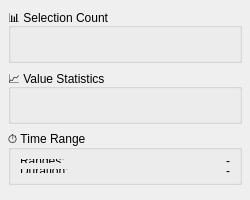
<?xml version="1.0" encoding="UTF-8"?>
<ui version="4.0">
 <class>SelectionStatsWidget</class>
 <widget class="QWidget" name="SelectionStatsWidget">
  <property name="geometry">
   <rect>
    <x>0</x>
    <y>0</y>
    <width>250</width>
    <height>200</height>
   </rect>
  </property>
  <property name="minimumSize">
   <size>
    <width>200</width>
    <height>150</height>
   </size>
  </property>
  <layout class="QVBoxLayout" name="mainLayout">
   <property name="spacing">
    <number>6</number>
   </property>
   <property name="leftMargin">
    <number>8</number>
   </property>
   <property name="topMargin">
    <number>8</number>
   </property>
   <property name="rightMargin">
    <number>8</number>
   </property>
   <property name="bottomMargin">
    <number>8</number>
   </property>
   
   <!-- Selection Count Group -->
   <item>
    <widget class="QGroupBox" name="countGroup">
     <property name="title">
      <string>📊 Selection Count</string>
     </property>
     <layout class="QFormLayout" name="countLayout">
      <item row="0" column="0">
       <widget class="QLabel" name="totalLabel">
        <property name="text">
         <string>Total Points:</string>
        </property>
       </widget>
      </item>
      <item row="0" column="1">
       <widget class="QLabel" name="totalPointsLabel">
        <property name="text">
         <string>0</string>
        </property>
        <property name="alignment">
         <set>Qt::AlignRight|Qt::AlignVCenter</set>
        </property>
        <property name="styleSheet">
         <string>font-weight: bold;</string>
        </property>
       </widget>
      </item>
      <item row="1" column="0">
       <widget class="QLabel" name="selectedLabel">
        <property name="text">
         <string>Selected:</string>
        </property>
       </widget>
      </item>
      <item row="1" column="1">
       <widget class="QLabel" name="selectedPointsLabel">
        <property name="text">
         <string>0</string>
        </property>
        <property name="alignment">
         <set>Qt::AlignRight|Qt::AlignVCenter</set>
        </property>
        <property name="styleSheet">
         <string>font-weight: bold; color: #0078d4;</string>
        </property>
       </widget>
      </item>
      <item row="2" column="0">
       <widget class="QLabel" name="ratioLabel">
        <property name="text">
         <string>Ratio:</string>
        </property>
       </widget>
      </item>
      <item row="2" column="1">
       <widget class="QLabel" name="selectionRatioLabel">
        <property name="text">
         <string>0.0%</string>
        </property>
        <property name="alignment">
         <set>Qt::AlignRight|Qt::AlignVCenter</set>
        </property>
       </widget>
      </item>
      <item row="3" column="0" colspan="2">
       <widget class="QProgressBar" name="selectionProgress">
        <property name="value">
         <number>0</number>
        </property>
        <property name="textVisible">
         <bool>false</bool>
        </property>
        <property name="maximumHeight">
         <number>8</number>
        </property>
       </widget>
      </item>
     </layout>
    </widget>
   </item>
   
   <!-- Value Statistics Group -->
   <item>
    <widget class="QGroupBox" name="statsGroup">
     <property name="title">
      <string>📈 Value Statistics</string>
     </property>
     <layout class="QFormLayout" name="statsLayout">
      <item row="0" column="0">
       <widget class="QLabel" name="minLabel">
        <property name="text">
         <string>Min:</string>
        </property>
       </widget>
      </item>
      <item row="0" column="1">
       <widget class="QLabel" name="minValueLabel">
        <property name="text">
         <string>-</string>
        </property>
        <property name="alignment">
         <set>Qt::AlignRight|Qt::AlignVCenter</set>
        </property>
       </widget>
      </item>
      <item row="1" column="0">
       <widget class="QLabel" name="maxLabel">
        <property name="text">
         <string>Max:</string>
        </property>
       </widget>
      </item>
      <item row="1" column="1">
       <widget class="QLabel" name="maxValueLabel">
        <property name="text">
         <string>-</string>
        </property>
        <property name="alignment">
         <set>Qt::AlignRight|Qt::AlignVCenter</set>
        </property>
       </widget>
      </item>
      <item row="2" column="0">
       <widget class="QLabel" name="meanLabel">
        <property name="text">
         <string>Mean:</string>
        </property>
       </widget>
      </item>
      <item row="2" column="1">
       <widget class="QLabel" name="meanValueLabel">
        <property name="text">
         <string>-</string>
        </property>
        <property name="alignment">
         <set>Qt::AlignRight|Qt::AlignVCenter</set>
        </property>
       </widget>
      </item>
      <item row="3" column="0">
       <widget class="QLabel" name="stdLabel">
        <property name="text">
         <string>Std Dev:</string>
        </property>
       </widget>
      </item>
      <item row="3" column="1">
       <widget class="QLabel" name="stdValueLabel">
        <property name="text">
         <string>-</string>
        </property>
        <property name="alignment">
         <set>Qt::AlignRight|Qt::AlignVCenter</set>
        </property>
       </widget>
      </item>
     </layout>
    </widget>
   </item>
   
   <!-- Time Range Group -->
   <item>
    <widget class="QGroupBox" name="timeGroup">
     <property name="title">
      <string>⏱️ Time Range</string>
     </property>
     <layout class="QFormLayout" name="timeLayout">
      <item row="0" column="0">
       <widget class="QLabel" name="rangesLabel">
        <property name="text">
         <string>Ranges:</string>
        </property>
       </widget>
      </item>
      <item row="0" column="1">
       <widget class="QLabel" name="timeRangesLabel">
        <property name="text">
         <string>-</string>
        </property>
        <property name="alignment">
         <set>Qt::AlignRight|Qt::AlignVCenter</set>
        </property>
       </widget>
      </item>
      <item row="1" column="0">
       <widget class="QLabel" name="durationLabel">
        <property name="text">
         <string>Duration:</string>
        </property>
       </widget>
      </item>
      <item row="1" column="1">
       <widget class="QLabel" name="totalDurationLabel">
        <property name="text">
         <string>-</string>
        </property>
        <property name="alignment">
         <set>Qt::AlignRight|Qt::AlignVCenter</set>
        </property>
       </widget>
      </item>
     </layout>
    </widget>
   </item>
   
   <!-- Spacer -->
   <item>
    <spacer name="verticalSpacer">
     <property name="orientation">
      <enum>Qt::Vertical</enum>
     </property>
    </spacer>
   </item>
  </layout>
 </widget>
 <resources/>
 <connections/>
</ui>
